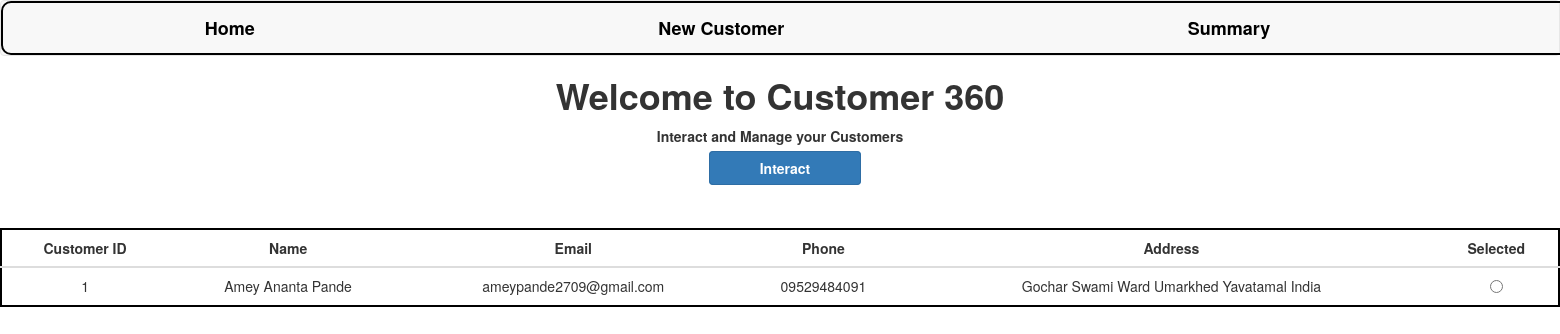
Before: / with the older database file.
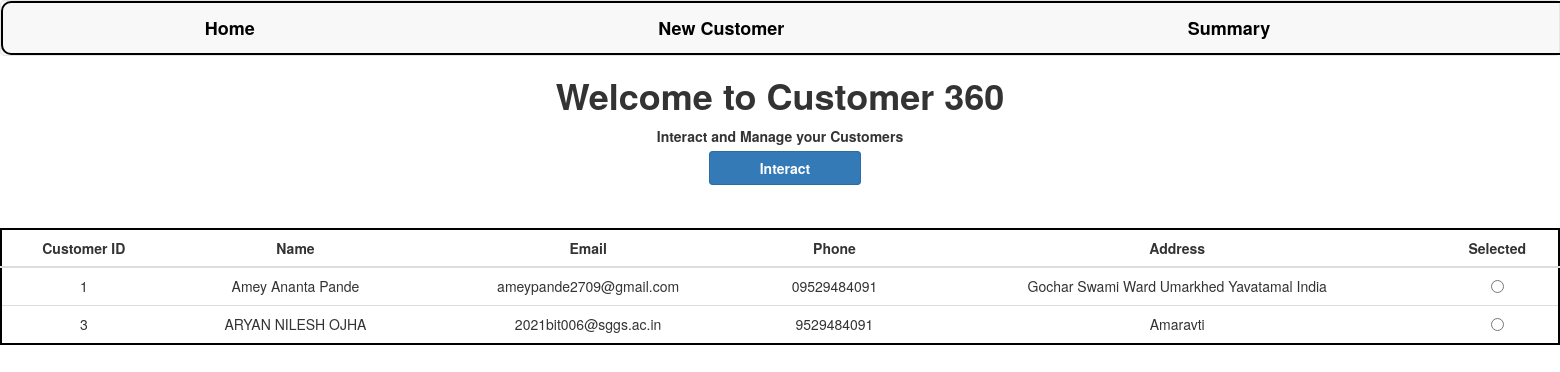
After: the same page with the newer database file.
### customermanagement/models.py (models this page shows, shortened)
class Customer(models.Model):
    id = models.AutoField(primary_key=True)
    name = models.CharField(max_length=100)
    email = models.EmailField(max_length=100)
    phone = models.CharField(max_length=20)
    address = models.CharField(max_length=200)

### customermanagement/views.py (the view)
# urls.py: path('',views.index,name="index"),
def index(request):
    customers = Customer.objects.all()
    context = {"customers":customers}
    return render(request,"index.html",context=context)

### customermanagement/templates/index.html (shortened to what this page needs)
{% extends 'base.html' %}
{% load static %}
{% block content %}
<html>
    <head>
    </head>
    <body>
        <h1>Welcome to Customer 360</h1>
        <p>Interact and Manage your Customers</p>
        <a class="btn btn-primary" style="font-weight:bold; display:inline" onclick="set_customer()">Interact</a>
        <table class="table">
            <thead>
                <tr>
                    <th>Customer ID</th>
                    <th>Name</th>
                    <th>Email</th>
                    <th>Phone</th>
                    <th>Address</th>
                    <th>Selected</th>
                </tr>
            </thead>
            <tbody>
                {% for customer in customers %}
                    <tr>
                        <td>{{customer.id }}</td>
                        <td>{{customer.name }}</td>
                        <td>{{customer.email }}</td>
                        <td>{{customer.phone }}</td>
                        <td>{{customer.address }}</td>
                        <td>
                            <input type="radio" name="selected_customers" value="{{ customer.id }}">
                        </td>
                    </tr>
                {% endfor %}
            </tbody>
        </table>
    </body>
</html>
{% endblock content %}

### customermanagement/templates/base.html (shortened to what this page needs)
{% load static %}
<!DOCTYPE html>
<html>
    <head>
        <link rel="stylesheet" href="https://maxcdn.bootstrapcdn.com/bootstrap/3.4.1/css/bootstrap.min.css">
        <link rel="stylesheet" href="{% static 'css/main.css' %}">
    </head>
    <body>
        <nav class="navbar navbar-default">
                <ul class="nav navbar-nav">
                    <li>
                        <a style="color:black;" href="/">Home</a>
                    </li>
                    <li>
                        <a  style="color:black;" href="/create">New Customer</a>
                    </li>
                    <li>
                        <a style="color:black;" href="/summary">Summary</a>
                    </li>
                </ul>
        </nav>
        {% block content %}
        {% endblock %}
    </body>
</html>

### static/main.css (style rules this page uses)
body { text-align: center; margin: auto; }
h1,p { font-weight: bold; }
table { margin: auto; border: 2px solid #000000; margin-top: 50px; border-radius: 15px; background-color: white; text-align: center; }
th { text-align: center; }
.nav { width: 200%; border: 2px solid black; border-radius: 10px; }
.nav li { margin-right: 6%; margin-left: 6%; font-size: large; font-weight: bold; }
.btn { display: flex; margin-top: 10px; margin-bottom: 10px; padding-left: 50px; padding-right: 50px; text-align: left; margin-left: 10px; }

Changed rows visible on the page:
added Customer: id "3", name "ARYAN NILESH OJHA", email "2021bit006@sggs.ac.in", phone "9529484091", address "Amaravti"
